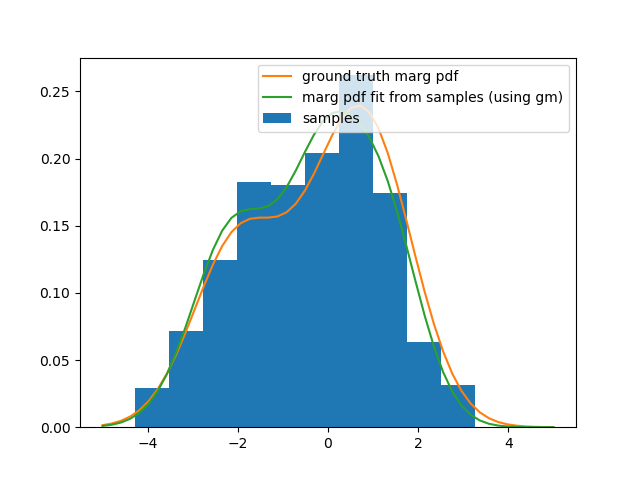

Reproduce this figure in Python.
import utils

utils.set_path()
import sampling_utils

from Graph import F, RV, Domain, Graph
from Potential import LogTable, LogQuadratic, LogHybridQuadratic
import numpy as np

seed = 0
np.random.seed(0)
from hybrid_gaussian_mrf import convert_to_bn, block_gibbs_sample, get_crv_marg, get_drv_marg

rvs = [RV(domain=Domain(values=(0, 1, 2), continuous=False)),
       RV(domain=Domain(values=(0, 1), continuous=False)),
       RV(domain=Domain(values=(-5, 5), continuous=True)),
       RV(domain=Domain(values=(-5, 5), continuous=True))]
Nc = 2
covs = np.array([np.eye(Nc)] * rvs[0].dstates)
# means = np.array([[0., 0.], [0., 1.], [1., 0.]])
means = np.array([[-2., -2.], [0., 1.], [3., 0.]])
factors = [F(nb=(rvs[0], rvs[2], rvs[3]),
             log_potential_fun=LogHybridQuadratic(A=-0.5 * covs,
                                                  b=means,
                                                  c=-0.5 * np.array([np.dot(m, m) for m in means]))),
           F(nb=(rvs[0],), log_potential_fun=LogTable(np.array([-0.1, 0, 2.]))),
           F(nb=(rvs[0], rvs[1]), log_potential_fun=LogTable(np.array([[2., 0], [-0.1, 1], [0, 0.2]]))),
           F(nb=(rvs[2],), log_potential_fun=LogQuadratic(A=-0.5 * np.ones([1, 1]), b=np.zeros([1]), c=0.))
           ]

Vd = [rv for rv in rvs if rv.domain_type[0] == 'd']  # list of of discrete rvs
Vc = [rv for rv in rvs if rv.domain_type[0] == 'c']  # list of cont rvs
Vd_idx = {n: i for (i, n) in enumerate(Vd)}
Vc_idx = {n: i for (i, n) in enumerate(Vc)}
utils.set_nbrs_idx_in_factors(factors, Vd_idx=Vd_idx, Vc_idx=Vc_idx)  # pre-processing for hybrid mln stuff
dstates = [rv.dstates for rv in Vd]

bn = convert_to_bn(factors, Vd, Vc)
print('BN params', bn)

num_burnin = 200
num_samples = 500
disc_samples, cont_samples = block_gibbs_sample(factors, Vd=Vd, Vc=Vc, num_burnin=num_burnin,
                                                num_samples=num_samples, disc_block_its=20, seed=seed)
sampled_disc_marginal_table = sampling_utils.get_disc_marg_table_from_samples(disc_samples, dstates)

test_drv_idx = 0
print('true test drv marg', get_drv_marg(bn[0], test_drv_idx))
print('sampled test drv marg', get_drv_marg(sampled_disc_marginal_table, test_drv_idx))

# test_crv_idx = 0
test_crv_idx = 1
test_crv_marg_params = get_crv_marg(*bn, test_crv_idx)
print('true test crv marg params', test_crv_marg_params)
sampled_test_crv_marg_params = sampling_utils.fit_scalar_gm_from_samples(cont_samples[:, test_crv_idx], K=3)
print('sampled test crv marg params (using gm fit)', sampled_test_crv_marg_params)

import matplotlib.pyplot as plt

plt.figure()
xs = np.linspace(-5, 5, 50)
plt.hist(cont_samples[:, test_crv_idx], normed=True, label='samples')
plt.plot(xs,
         np.exp(utils.get_scalar_gm_log_prob(xs, w=test_crv_marg_params[0], mu=test_crv_marg_params[1],
                                             var=test_crv_marg_params[2])),
         label='ground truth marg pdf')
plt.plot(xs,
         np.exp(utils.get_scalar_gm_log_prob(xs, w=sampled_test_crv_marg_params[0], mu=sampled_test_crv_marg_params[1],
                                             var=sampled_test_crv_marg_params[2])),
         label='marg pdf fit from samples (using gm)')
plt.legend(loc='best')
# plt.show()
save_name = __file__.split('.py')[0]
plt.savefig('%s.png' % save_name)
